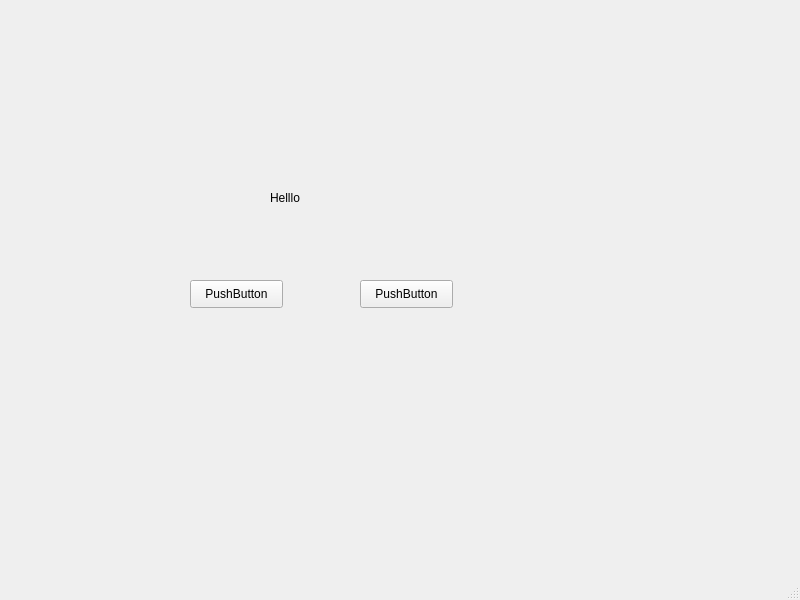
<?xml version="1.0" encoding="UTF-8"?>
<ui version="4.0">
 <class>MainWindow</class>
 <widget class="QMainWindow" name="MainWindow">
  <property name="geometry">
   <rect>
    <x>0</x>
    <y>0</y>
    <width>800</width>
    <height>600</height>
   </rect>
  </property>
  <property name="windowTitle">
   <string>MainWindow</string>
  </property>
  <widget class="QWidget" name="centralwidget">
   <widget class="QLabel" name="label">
    <property name="geometry">
     <rect>
      <x>270</x>
      <y>190</y>
      <width>55</width>
      <height>16</height>
     </rect>
    </property>
    <property name="text">
     <string>Helllo</string>
    </property>
   </widget>
   <widget class="QPushButton" name="pushButton">
    <property name="geometry">
     <rect>
      <x>190</x>
      <y>280</y>
      <width>93</width>
      <height>28</height>
     </rect>
    </property>
    <property name="text">
     <string>PushButton</string>
    </property>
   </widget>
   <widget class="QPushButton" name="pushButton_2">
    <property name="geometry">
     <rect>
      <x>360</x>
      <y>280</y>
      <width>93</width>
      <height>28</height>
     </rect>
    </property>
    <property name="text">
     <string>PushButton</string>
    </property>
   </widget>
  </widget>
  <widget class="QMenuBar" name="menubar">
   <property name="geometry">
    <rect>
     <x>0</x>
     <y>0</y>
     <width>800</width>
     <height>26</height>
    </rect>
   </property>
  </widget>
  <widget class="QStatusBar" name="statusbar"/>
 </widget>
 <resources/>
 <connections/>
</ui>
